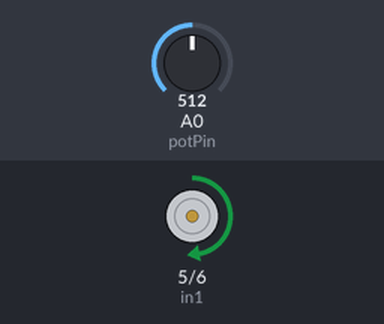
Bench run of a sketch on a simulated Arduino Uno, built with avr-gcc and run on an emulated ATmega328P. Parts: motor-driver pin pairs drawn as motors (green arrow = first pin HIGH = forward, orange = second pin HIGH = backward, longer = more drive). Inputs (shaded band) come from the test bench; at power-on: A0 (potPin) = 512.

Above: at 1.2 s.
1.3 s: A0 (potPin) set to 716
At 2.5 s:
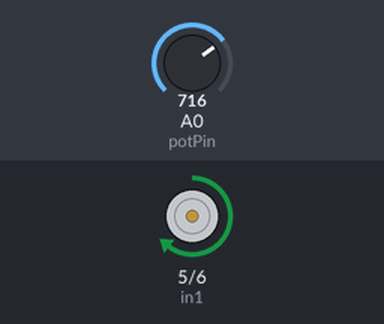
2.8 s: A0 (potPin) set to 900
At 4.0 s:
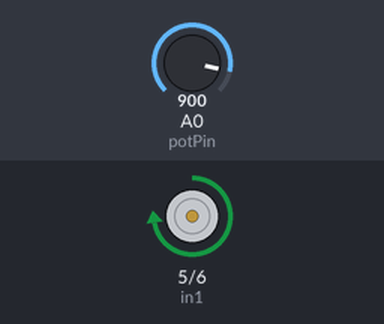
4.3 s: A0 (potPin) set to 122
At 5.0 s:
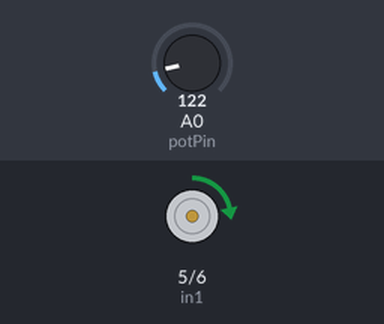
5.8 s: A0 (potPin) set to 0
At 7.0 s:
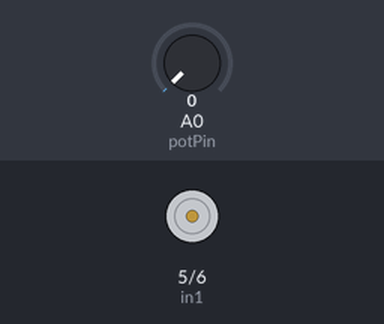
7.3 s: A0 (potPin) set to 511
At 8.6 s:
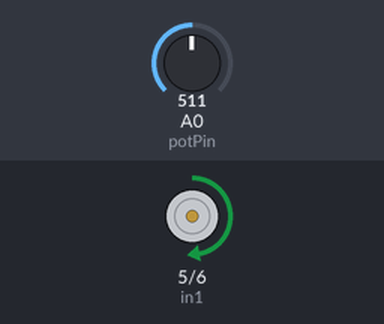
Timing chart, 0 to 9.8 s (numbered marks = the images above; inputs shaded):
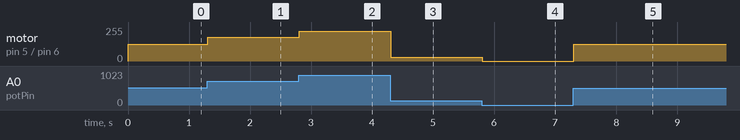

Measured:
- after the input at 1.3 s, motor on pin 5 (in1) / pin 6 (in2): forward 127/255 → forward 178/255 at once
- after the input at 2.8 s, motor on pin 5 (in1) / pin 6 (in2): forward 178/255 → forward 224/255 at once
- after the input at 4.3 s, motor on pin 5 (in1) / pin 6 (in2): forward 224/255 → forward 30/255 at once
- after the input at 5.8 s, motor on pin 5 (in1) / pin 6 (in2): forward 30/255 → stopped at once
- after the input at 7.3 s, motor on pin 5 (in1) / pin 6 (in2): stopped → forward 127/255 at once

The sketch:

POTENTIOMETER_SPEEDCONTROL.ino
```cpp
/*
Code Name:POTENTIO METER SPEED CONTROL
Author: RoboSiddhi

⚠ Warning

This project and its code are shared for learning and personal use only.
Commercial use, redistribution, or selling (in any form) of this code or
project is not allowed without proper permission.

                                                                                 .
              !^           .   ..   ..
              ??^~~~^.      ....:....
             :P5J?7?JY5.   ...^:::^..
            .BG5JY75&JYG   ...^:::^..
            .BBBP57?YYYG.   ....::::
             :YBBGYJ??Y?   .  .^ YGGY.
              :!BBBBY!:       .G??5BP^
            ~GP5P5??77!7:    .^J55Y!
           ^#57!7#5777!?57~:~77JG~
           ?#G5PB#57777!B5GG5YPJ.
          .BGYY&&BPY???J!!Y5Y7:
          :7!~!7777!!!!^

Description: his project demonstrates how to control the rotational speed of a DC motor using an Arduino Uno, an L293D motor driver module,
 and a 100kΩ potentiometer. Unlike standard configurations that use an "Enable" pin for speed control
Great for
learning robotics, DIY projects, and basic STEM applications.
*/
// --- PIN DEFINITIONS ---
// We must use PWM pins for the inputs now because there is no Enable pin
const int in1 = 5;    // Connect to IN1 on module (Must be PWM pin ~)
const int in2 = 6;    // Connect to IN2 on module (Must be PWM pin ~)
const int potPin = A0; // Potentiometer Middle Pin

// Variables
int potValue = 0;
int motorSpeed = 0;

void setup() {
  pinMode(in1, OUTPUT);
  pinMode(in2, OUTPUT);
}

void loop() {
  // 1. Read Potentiometer
  potValue = analogRead(potPin);

  // 2. Map to Speed (0-255)
  motorSpeed = map(potValue, 0, 1023, 0, 255);

  // 3. Control Speed via Input Pins
  // To move FORWARD: Apply PWM to IN1, keep IN2 LOW
  analogWrite(in1, motorSpeed);
  digitalWrite(in2, LOW);

  // NOTE: To move BACKWARD, you would do:
  // digitalWrite(in1, LOW);
  // analogWrite(in2, motorSpeed);

  delay(10);
}
```
